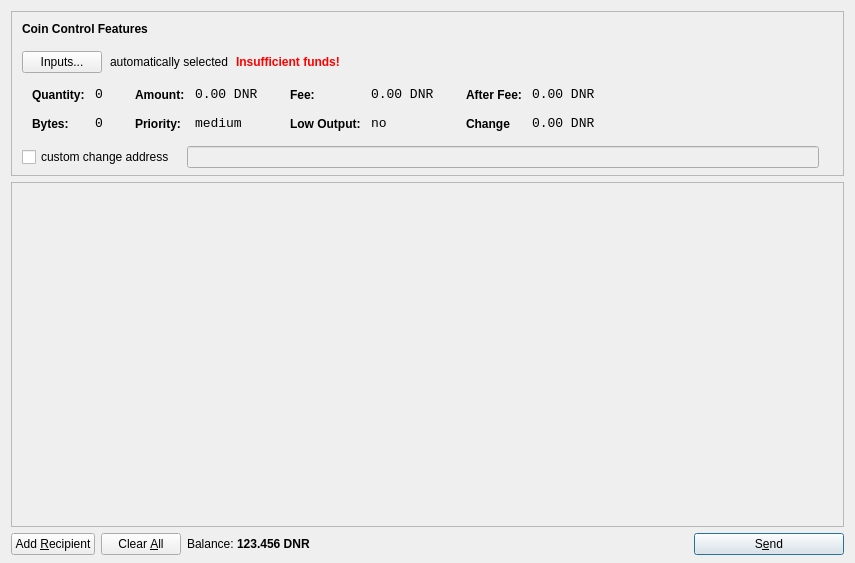
<?xml version="1.0" encoding="UTF-8"?>
<ui version="4.0">
 <class>SendCoinsDialog</class>
 <widget class="QDialog" name="SendCoinsDialog">
  <property name="geometry">
   <rect>
    <x>0</x>
    <y>0</y>
    <width>855</width>
    <height>563</height>
   </rect>
  </property>
  <property name="windowTitle">
   <string>Send Coins</string>
  </property>
  <layout class="QVBoxLayout" name="verticalLayout" stretch="0,1,0">
   <property name="bottomMargin">
    <number>8</number>
   </property>
   <item>
    <widget class="QFrame" name="frameCoinControl">
     <property name="sizePolicy">
      <sizepolicy hsizetype="Expanding" vsizetype="Expanding">
       <horstretch>0</horstretch>
       <verstretch>0</verstretch>
      </sizepolicy>
     </property>
     <property name="maximumSize">
      <size>
       <width>16777215</width>
       <height>16777215</height>
      </size>
     </property>
     <property name="frameShape">
      <enum>QFrame::StyledPanel</enum>
     </property>
     <property name="frameShadow">
      <enum>QFrame::Sunken</enum>
     </property>
     <layout class="QVBoxLayout" name="verticalLayoutCoinControl2">
      <property name="spacing">
       <number>6</number>
      </property>
      <property name="leftMargin">
       <number>0</number>
      </property>
      <property name="topMargin">
       <number>0</number>
      </property>
      <property name="rightMargin">
       <number>0</number>
      </property>
      <property name="bottomMargin">
       <number>6</number>
      </property>
      <item>
       <layout class="QVBoxLayout" name="verticalLayoutCoinControl" stretch="0,0,0,0,1">
        <property name="spacing">
         <number>0</number>
        </property>
        <property name="leftMargin">
         <number>10</number>
        </property>
        <property name="topMargin">
         <number>10</number>
        </property>
        <item>
         <layout class="QHBoxLayout" name="horizontalLayoutCoinControl1">
          <property name="bottomMargin">
           <number>15</number>
          </property>
          <item>
           <widget class="QLabel" name="labelCoinControlFeatures">
            <property name="sizePolicy">
             <sizepolicy hsizetype="Preferred" vsizetype="Maximum">
              <horstretch>0</horstretch>
              <verstretch>0</verstretch>
             </sizepolicy>
            </property>
            <property name="font">
             <font>
              <weight>75</weight>
              <bold>true</bold>
             </font>
            </property>
            <property name="styleSheet">
             <string notr="true">font-weight:bold;</string>
            </property>
            <property name="text">
             <string>Coin Control Features</string>
            </property>
           </widget>
          </item>
         </layout>
        </item>
        <item>
         <layout class="QHBoxLayout" name="horizontalLayoutCoinControl2" stretch="0,0,0,0">
          <property name="spacing">
           <number>8</number>
          </property>
          <property name="bottomMargin">
           <number>10</number>
          </property>
          <item>
           <widget class="QPushButton" name="pushButtonCoinControl">
            <property name="styleSheet">
             <string notr="true"/>
            </property>
            <property name="text">
             <string>Inputs...</string>
            </property>
           </widget>
          </item>
          <item>
           <widget class="QLabel" name="labelCoinControlAutomaticallySelected">
            <property name="text">
             <string>automatically selected</string>
            </property>
            <property name="margin">
             <number>5</number>
            </property>
           </widget>
          </item>
          <item>
           <widget class="QLabel" name="labelCoinControlInsuffFunds">
            <property name="font">
             <font>
              <weight>75</weight>
              <bold>true</bold>
             </font>
            </property>
            <property name="styleSheet">
             <string notr="true">color:red;font-weight:bold;</string>
            </property>
            <property name="text">
             <string>Insufficient funds!</string>
            </property>
            <property name="margin">
             <number>5</number>
            </property>
           </widget>
          </item>
          <item>
           <spacer name="horizontalSpacerCoinControl">
            <property name="orientation">
             <enum>Qt::Horizontal</enum>
            </property>
            <property name="sizeHint" stdset="0">
             <size>
              <width>40</width>
              <height>1</height>
             </size>
            </property>
           </spacer>
          </item>
         </layout>
        </item>
        <item>
         <widget class="QWidget" name="widgetCoinControl" native="true">
          <property name="sizePolicy">
           <sizepolicy hsizetype="Preferred" vsizetype="Preferred">
            <horstretch>0</horstretch>
            <verstretch>0</verstretch>
           </sizepolicy>
          </property>
          <property name="minimumSize">
           <size>
            <width>0</width>
            <height>0</height>
           </size>
          </property>
          <property name="styleSheet">
           <string notr="true"/>
          </property>
          <layout class="QHBoxLayout" name="horizontalLayoutCoinControl5">
           <property name="leftMargin">
            <number>0</number>
           </property>
           <property name="topMargin">
            <number>0</number>
           </property>
           <property name="rightMargin">
            <number>0</number>
           </property>
           <property name="bottomMargin">
            <number>0</number>
           </property>
           <item>
            <layout class="QHBoxLayout" name="horizontalLayoutCoinControl3" stretch="0,0,0,1">
             <property name="spacing">
              <number>20</number>
             </property>
             <property name="topMargin">
              <number>0</number>
             </property>
             <property name="bottomMargin">
              <number>10</number>
             </property>
             <item>
              <layout class="QFormLayout" name="formLayoutCoinControl1">
               <property name="horizontalSpacing">
                <number>10</number>
               </property>
               <property name="verticalSpacing">
                <number>14</number>
               </property>
               <property name="leftMargin">
                <number>10</number>
               </property>
               <property name="topMargin">
                <number>4</number>
               </property>
               <property name="rightMargin">
                <number>6</number>
               </property>
               <item row="0" column="0">
                <widget class="QLabel" name="labelCoinControlQuantityText">
                 <property name="styleSheet">
                  <string notr="true">font-weight:bold;</string>
                 </property>
                 <property name="text">
                  <string>Quantity:</string>
                 </property>
                 <property name="margin">
                  <number>0</number>
                 </property>
                </widget>
               </item>
               <item row="0" column="1">
                <widget class="QLabel" name="labelCoinControlQuantity">
                 <property name="font">
                  <font>
                   <family>Monospace</family>
                   <pointsize>10</pointsize>
                  </font>
                 </property>
                 <property name="cursor">
                  <cursorShape>IBeamCursor</cursorShape>
                 </property>
                 <property name="contextMenuPolicy">
                  <enum>Qt::ActionsContextMenu</enum>
                 </property>
                 <property name="text">
                  <string>0</string>
                 </property>
                 <property name="margin">
                  <number>0</number>
                 </property>
                 <property name="textInteractionFlags">
                  <set>Qt::LinksAccessibleByMouse|Qt::TextSelectableByKeyboard|Qt::TextSelectableByMouse</set>
                 </property>
                </widget>
               </item>
               <item row="1" column="0">
                <widget class="QLabel" name="labelCoinControlBytesText">
                 <property name="styleSheet">
                  <string notr="true">font-weight:bold;</string>
                 </property>
                 <property name="text">
                  <string>Bytes:</string>
                 </property>
                </widget>
               </item>
               <item row="1" column="1">
                <widget class="QLabel" name="labelCoinControlBytes">
                 <property name="font">
                  <font>
                   <family>Monospace</family>
                   <pointsize>10</pointsize>
                  </font>
                 </property>
                 <property name="cursor">
                  <cursorShape>IBeamCursor</cursorShape>
                 </property>
                 <property name="contextMenuPolicy">
                  <enum>Qt::ActionsContextMenu</enum>
                 </property>
                 <property name="text">
                  <string>0</string>
                 </property>
                 <property name="textInteractionFlags">
                  <set>Qt::LinksAccessibleByMouse|Qt::TextSelectableByKeyboard|Qt::TextSelectableByMouse</set>
                 </property>
                </widget>
               </item>
              </layout>
             </item>
             <item>
              <layout class="QFormLayout" name="formLayoutCoinControl2">
               <property name="horizontalSpacing">
                <number>10</number>
               </property>
               <property name="verticalSpacing">
                <number>14</number>
               </property>
               <property name="leftMargin">
                <number>6</number>
               </property>
               <property name="topMargin">
                <number>4</number>
               </property>
               <property name="rightMargin">
                <number>6</number>
               </property>
               <item row="0" column="0">
                <widget class="QLabel" name="labelCoinControlAmountText">
                 <property name="styleSheet">
                  <string notr="true">font-weight:bold;</string>
                 </property>
                 <property name="text">
                  <string>Amount:</string>
                 </property>
                 <property name="margin">
                  <number>0</number>
                 </property>
                </widget>
               </item>
               <item row="0" column="1">
                <widget class="QLabel" name="labelCoinControlAmount">
                 <property name="font">
                  <font>
                   <family>Monospace</family>
                   <pointsize>10</pointsize>
                  </font>
                 </property>
                 <property name="cursor">
                  <cursorShape>IBeamCursor</cursorShape>
                 </property>
                 <property name="contextMenuPolicy">
                  <enum>Qt::ActionsContextMenu</enum>
                 </property>
                 <property name="text">
                  <string>0.00 DNR</string>
                 </property>
                 <property name="textInteractionFlags">
                  <set>Qt::LinksAccessibleByMouse|Qt::TextSelectableByKeyboard|Qt::TextSelectableByMouse</set>
                 </property>
                </widget>
               </item>
               <item row="1" column="0">
                <widget class="QLabel" name="labelCoinControlPriorityText">
                 <property name="styleSheet">
                  <string notr="true">font-weight:bold;</string>
                 </property>
                 <property name="text">
                  <string>Priority:</string>
                 </property>
                </widget>
               </item>
               <item row="1" column="1">
                <widget class="QLabel" name="labelCoinControlPriority">
                 <property name="font">
                  <font>
                   <family>Monospace</family>
                   <pointsize>10</pointsize>
                  </font>
                 </property>
                 <property name="cursor">
                  <cursorShape>IBeamCursor</cursorShape>
                 </property>
                 <property name="contextMenuPolicy">
                  <enum>Qt::ActionsContextMenu</enum>
                 </property>
                 <property name="text">
                  <string>medium</string>
                 </property>
                 <property name="textInteractionFlags">
                  <set>Qt::LinksAccessibleByMouse|Qt::TextSelectableByKeyboard|Qt::TextSelectableByMouse</set>
                 </property>
                </widget>
               </item>
              </layout>
             </item>
             <item>
              <layout class="QFormLayout" name="formLayoutCoinControl3">
               <property name="horizontalSpacing">
                <number>10</number>
               </property>
               <property name="verticalSpacing">
                <number>14</number>
               </property>
               <property name="leftMargin">
                <number>6</number>
               </property>
               <property name="topMargin">
                <number>4</number>
               </property>
               <property name="rightMargin">
                <number>6</number>
               </property>
               <item row="0" column="0">
                <widget class="QLabel" name="labelCoinControlFeeText">
                 <property name="styleSheet">
                  <string notr="true">font-weight:bold;</string>
                 </property>
                 <property name="text">
                  <string>Fee:</string>
                 </property>
                 <property name="margin">
                  <number>0</number>
                 </property>
                </widget>
               </item>
               <item row="0" column="1">
                <widget class="QLabel" name="labelCoinControlFee">
                 <property name="font">
                  <font>
                   <family>Monospace</family>
                   <pointsize>10</pointsize>
                  </font>
                 </property>
                 <property name="cursor">
                  <cursorShape>IBeamCursor</cursorShape>
                 </property>
                 <property name="contextMenuPolicy">
                  <enum>Qt::ActionsContextMenu</enum>
                 </property>
                 <property name="text">
                  <string>0.00 DNR</string>
                 </property>
                 <property name="textInteractionFlags">
                  <set>Qt::LinksAccessibleByMouse|Qt::TextSelectableByKeyboard|Qt::TextSelectableByMouse</set>
                 </property>
                </widget>
               </item>
               <item row="1" column="0">
                <widget class="QLabel" name="labelCoinControlLowOutputText">
                 <property name="styleSheet">
                  <string notr="true">font-weight:bold;</string>
                 </property>
                 <property name="text">
                  <string>Low Output:</string>
                 </property>
                </widget>
               </item>
               <item row="1" column="1">
                <widget class="QLabel" name="labelCoinControlLowOutput">
                 <property name="font">
                  <font>
                   <family>Monospace</family>
                   <pointsize>10</pointsize>
                  </font>
                 </property>
                 <property name="cursor">
                  <cursorShape>IBeamCursor</cursorShape>
                 </property>
                 <property name="contextMenuPolicy">
                  <enum>Qt::ActionsContextMenu</enum>
                 </property>
                 <property name="text">
                  <string>no</string>
                 </property>
                 <property name="textInteractionFlags">
                  <set>Qt::LinksAccessibleByMouse|Qt::TextSelectableByKeyboard|Qt::TextSelectableByMouse</set>
                 </property>
                </widget>
               </item>
              </layout>
             </item>
             <item>
              <layout class="QFormLayout" name="formLayoutCoinControl4">
               <property name="horizontalSpacing">
                <number>10</number>
               </property>
               <property name="verticalSpacing">
                <number>14</number>
               </property>
               <property name="leftMargin">
                <number>6</number>
               </property>
               <property name="topMargin">
                <number>4</number>
               </property>
               <property name="rightMargin">
                <number>6</number>
               </property>
               <item row="0" column="0">
                <widget class="QLabel" name="labelCoinControlAfterFeeText">
                 <property name="styleSheet">
                  <string notr="true">font-weight:bold;</string>
                 </property>
                 <property name="text">
                  <string>After Fee:</string>
                 </property>
                 <property name="margin">
                  <number>0</number>
                 </property>
                </widget>
               </item>
               <item row="0" column="1">
                <widget class="QLabel" name="labelCoinControlAfterFee">
                 <property name="font">
                  <font>
                   <family>Monospace</family>
                   <pointsize>10</pointsize>
                  </font>
                 </property>
                 <property name="cursor">
                  <cursorShape>IBeamCursor</cursorShape>
                 </property>
                 <property name="contextMenuPolicy">
                  <enum>Qt::ActionsContextMenu</enum>
                 </property>
                 <property name="text">
                  <string>0.00 DNR</string>
                 </property>
                 <property name="textInteractionFlags">
                  <set>Qt::LinksAccessibleByMouse|Qt::TextSelectableByKeyboard|Qt::TextSelectableByMouse</set>
                 </property>
                </widget>
               </item>
               <item row="1" column="0">
                <widget class="QLabel" name="labelCoinControlChangeText">
                 <property name="styleSheet">
                  <string notr="true">font-weight:bold;</string>
                 </property>
                 <property name="text">
                  <string>Change</string>
                 </property>
                </widget>
               </item>
               <item row="1" column="1">
                <widget class="QLabel" name="labelCoinControlChange">
                 <property name="font">
                  <font>
                   <family>Monospace</family>
                   <pointsize>10</pointsize>
                  </font>
                 </property>
                 <property name="cursor">
                  <cursorShape>IBeamCursor</cursorShape>
                 </property>
                 <property name="contextMenuPolicy">
                  <enum>Qt::ActionsContextMenu</enum>
                 </property>
                 <property name="text">
                  <string>0.00 DNR</string>
                 </property>
                 <property name="textInteractionFlags">
                  <set>Qt::LinksAccessibleByMouse|Qt::TextSelectableByKeyboard|Qt::TextSelectableByMouse</set>
                 </property>
                </widget>
               </item>
              </layout>
             </item>
            </layout>
           </item>
          </layout>
         </widget>
        </item>
        <item>
         <layout class="QHBoxLayout" name="horizontalLayoutCoinControl4" stretch="0,0,0">
          <property name="spacing">
           <number>12</number>
          </property>
          <property name="sizeConstraint">
           <enum>QLayout::SetDefaultConstraint</enum>
          </property>
          <property name="topMargin">
           <number>5</number>
          </property>
          <property name="rightMargin">
           <number>5</number>
          </property>
          <item>
           <widget class="QCheckBox" name="checkBoxCoinControlChange">
            <property name="text">
             <string>custom change address</string>
            </property>
           </widget>
          </item>
          <item>
           <widget class="QLineEdit" name="lineEditCoinControlChange">
            <property name="enabled">
             <bool>false</bool>
            </property>
            <property name="sizePolicy">
             <sizepolicy hsizetype="Expanding" vsizetype="Fixed">
              <horstretch>0</horstretch>
              <verstretch>0</verstretch>
             </sizepolicy>
            </property>
           </widget>
          </item>
          <item>
           <widget class="QLabel" name="labelCoinControlChangeLabel">
            <property name="sizePolicy">
             <sizepolicy hsizetype="Preferred" vsizetype="Expanding">
              <horstretch>0</horstretch>
              <verstretch>0</verstretch>
             </sizepolicy>
            </property>
            <property name="minimumSize">
             <size>
              <width>0</width>
              <height>0</height>
             </size>
            </property>
            <property name="text">
             <string/>
            </property>
            <property name="margin">
             <number>3</number>
            </property>
           </widget>
          </item>
         </layout>
        </item>
        <item>
         <spacer name="verticalSpacerCoinControl">
          <property name="orientation">
           <enum>Qt::Vertical</enum>
          </property>
          <property name="sizeHint" stdset="0">
           <size>
            <width>800</width>
            <height>1</height>
           </size>
          </property>
         </spacer>
        </item>
       </layout>
      </item>
     </layout>
    </widget>
   </item>
   <item>
    <widget class="QScrollArea" name="scrollArea">
     <property name="widgetResizable">
      <bool>true</bool>
     </property>
     <widget class="QWidget" name="scrollAreaWidgetContents">
      <property name="geometry">
       <rect>
        <x>0</x>
        <y>0</y>
        <width>835</width>
        <height>319</height>
       </rect>
      </property>
      <layout class="QVBoxLayout" name="verticalLayout_2">
       <property name="leftMargin">
        <number>0</number>
       </property>
       <property name="topMargin">
        <number>0</number>
       </property>
       <property name="rightMargin">
        <number>0</number>
       </property>
       <property name="bottomMargin">
        <number>0</number>
       </property>
       <item>
        <layout class="QVBoxLayout" name="entries">
         <property name="spacing">
          <number>6</number>
         </property>
        </layout>
       </item>
       <item>
        <spacer name="verticalSpacer">
         <property name="orientation">
          <enum>Qt::Vertical</enum>
         </property>
         <property name="sizeHint" stdset="0">
          <size>
           <width>20</width>
           <height>40</height>
          </size>
         </property>
        </spacer>
       </item>
      </layout>
     </widget>
    </widget>
   </item>
   <item>
    <layout class="QHBoxLayout" name="horizontalLayout">
     <item>
      <widget class="QPushButton" name="addButton">
       <property name="toolTip">
        <string>Send to multiple recipients at once</string>
       </property>
       <property name="text">
        <string>Add &amp;Recipient</string>
       </property>
       <property name="icon">
        <iconset resource="../bitcoin.qrc">
         <normaloff>:/icons/add</normaloff>:/icons/add</iconset>
       </property>
       <property name="autoDefault">
        <bool>false</bool>
       </property>
      </widget>
     </item>
     <item>
      <widget class="QPushButton" name="clearButton">
       <property name="sizePolicy">
        <sizepolicy hsizetype="Minimum" vsizetype="Fixed">
         <horstretch>0</horstretch>
         <verstretch>0</verstretch>
        </sizepolicy>
       </property>
       <property name="toolTip">
        <string>Remove all transaction fields</string>
       </property>
       <property name="text">
        <string>Clear &amp;All</string>
       </property>
       <property name="icon">
        <iconset resource="../bitcoin.qrc">
         <normaloff>:/icons/remove</normaloff>:/icons/remove</iconset>
       </property>
       <property name="autoRepeatDelay">
        <number>300</number>
       </property>
       <property name="autoDefault">
        <bool>false</bool>
       </property>
      </widget>
     </item>
     <item>
      <layout class="QHBoxLayout" name="horizontalLayout_2">
       <property name="spacing">
        <number>3</number>
       </property>
       <item>
        <widget class="QLabel" name="label">
         <property name="sizePolicy">
          <sizepolicy hsizetype="Preferred" vsizetype="Fixed">
           <horstretch>0</horstretch>
           <verstretch>0</verstretch>
          </sizepolicy>
         </property>
         <property name="text">
          <string>Balance:</string>
         </property>
        </widget>
       </item>
       <item>
        <widget class="QLabel" name="labelBalance">
         <property name="sizePolicy">
          <sizepolicy hsizetype="Preferred" vsizetype="Fixed">
           <horstretch>0</horstretch>
           <verstretch>0</verstretch>
          </sizepolicy>
         </property>
         <property name="font">
          <font>
           <weight>75</weight>
           <bold>true</bold>
          </font>
         </property>
         <property name="cursor">
          <cursorShape>IBeamCursor</cursorShape>
         </property>
         <property name="text">
          <string>123.456 DNR</string>
         </property>
         <property name="textInteractionFlags">
          <set>Qt::LinksAccessibleByMouse|Qt::TextSelectableByKeyboard|Qt::TextSelectableByMouse</set>
         </property>
        </widget>
       </item>
      </layout>
     </item>
     <item>
      <spacer name="horizontalSpacer">
       <property name="orientation">
        <enum>Qt::Horizontal</enum>
       </property>
       <property name="sizeHint" stdset="0">
        <size>
         <width>40</width>
         <height>20</height>
        </size>
       </property>
      </spacer>
     </item>
     <item>
      <widget class="QPushButton" name="sendButton">
       <property name="minimumSize">
        <size>
         <width>150</width>
         <height>0</height>
        </size>
       </property>
       <property name="toolTip">
        <string>Confirm the send action</string>
       </property>
       <property name="text">
        <string>S&amp;end</string>
       </property>
       <property name="icon">
        <iconset resource="../bitcoin.qrc">
         <normaloff>:/icons/send</normaloff>:/icons/send</iconset>
       </property>
       <property name="default">
        <bool>true</bool>
       </property>
      </widget>
     </item>
    </layout>
   </item>
  </layout>
 </widget>
 <resources>
  <include location="../bitcoin.qrc"/>
 </resources>
 <connections/>
</ui>
